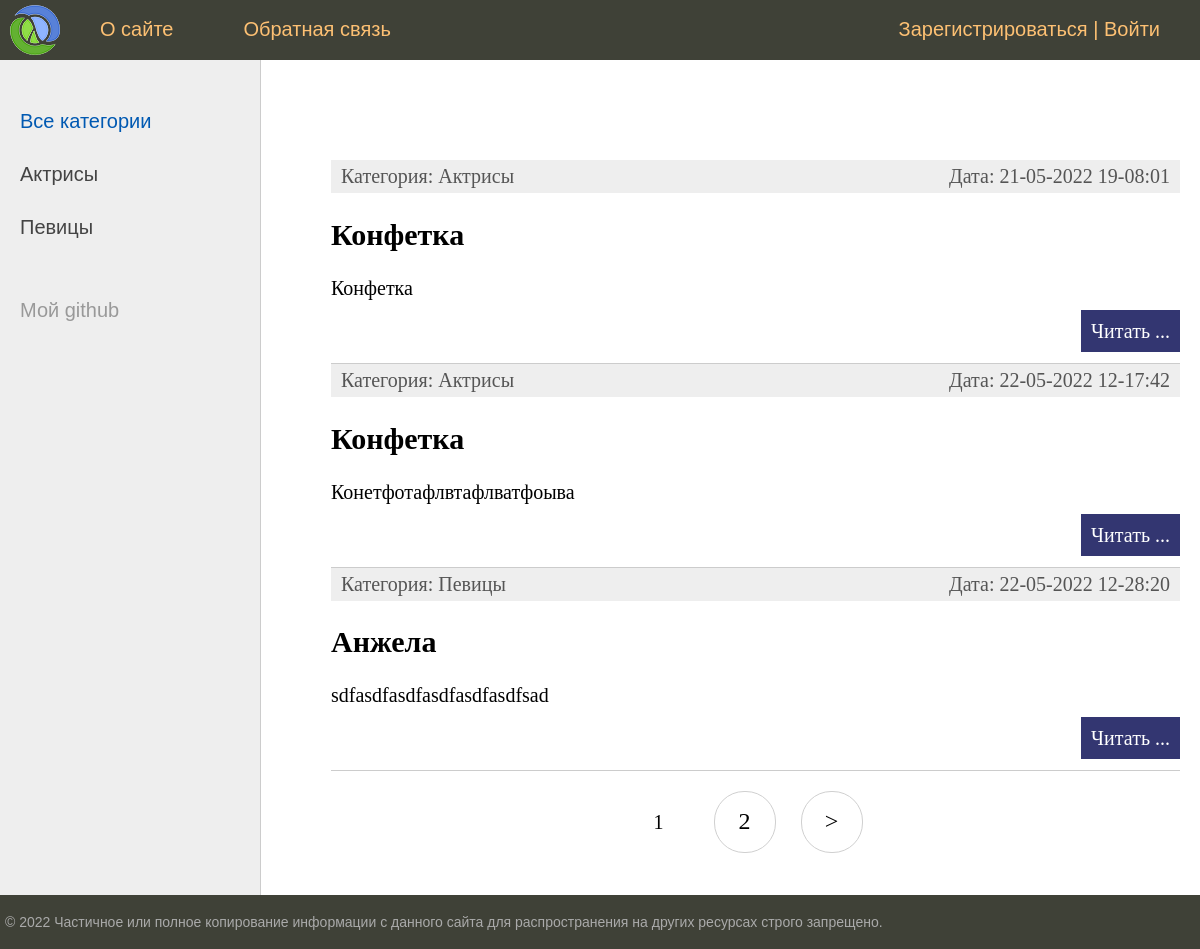
The page / on the database its author committed.
### app1/models.py (models this page shows, shortened)
class Category(models.Model):
    name = models.CharField(max_length=100, db_index=True, verbose_name='Категория')
    slug = models.SlugField(max_length=255, unique=True, db_index=True, verbose_name="URL")
    def __str__(self):
        return self.name
    def get_absolute_url(self):
        return reverse('category', kwargs={'cat_slug': self.slug})
    class Meta:
        verbose_name = 'Категория'
        verbose_name_plural = 'Категории'
        ordering = ['id']

class Women(models.Model):
    title = models.CharField(max_length=255, verbose_name='Заголовок')
    slug = models.SlugField(max_length=255, unique=True, db_index=True, verbose_name="URL")
    content = models.TextField(blank=True, verbose_name='Содержание')
    photo = models.ImageField(upload_to="photos/%Y/%m/%d/", blank=True, verbose_name='Фото')
    time_create = models.DateTimeField(auto_now_add=True, verbose_name='Время создания')
    time_update = models.DateTimeField(auto_now=True, verbose_name='Время изменения')
    is_published = models.BooleanField(default=True, verbose_name='Статус публикации')
    cat = models.ForeignKey('Category', on_delete=models.PROTECT, verbose_name='Категория')
    def get_absolute_url(self):
        return reverse('post', kwargs={'post_slug': self.slug})
    class Meta:
        verbose_name = 'Известные конфетки'
        verbose_name_plural = 'Известные конфетки'

### app1/views.py (the view)
# urls.py: path('', WomenHome.as_view(), name='home'),
class WomenHome(DataMixin, ListView):
    model = Women
    template_name = 'app1/index.html'
    context_object_name = 'posts'
    def get_context_data(self, *, object_list=None, **kwargs):
        context = super().get_context_data(**kwargs)
        c_def = self.get_user_context(title='Главная страница')
        context = dict(list(context.items()) + list(c_def.items()))
        return context
    def get_queryset(self):
        return Women.objects.filter(is_published=True)

### app1/utils.py (called while the page is built)
    def get_user_context(self, **kwargs):
        context = kwargs
        cats = Category.objects.annotate(Count('women'))
        user_menu = menu.copy()
        if not self.request.user.is_authenticated:
            user_menu.pop(1)
        context['menu'] = user_menu
        context['cats'] = cats
        if 'cat_selected' not in context:
            context['cat_selected'] = 0
        return context

### app1/templates/app1/index.html (shortened to what this page needs)
{% extends 'app1/base.html' %}
{% block content %}
    <ul class="list-articles">
        {% for i in posts %}
            <li>
                <div class="article-panel">
                    <p class="first">Категория: {{ i.cat }}</p>
                    <p class="last">Дата: {{ i.time_update|date:"d-m-Y H-i:s" }}</p>
                </div>
                <h2>{{ i.title }}</h2>
                <p>{{ i.content|linebreaks|truncatewords:60}}</p>
                <p class="link-read-post"><a href="{{ i.get_absolute_url }}">Читать ...</a></p>
            </li>
        {% endfor %}
    </ul>
{% endblock content %}

### app1/templates/app1/base.html (shortened to what this page needs)
{% load static %}
{% load app1_tags %}
<!DOCTYPE html>
<html>
<head>
	<link type="text/css" href="{% static 'app1/css/styles.css' %}" rel="stylesheet" />
</head>
<body>
    <table class="table-page" border=0 cellpadding="0" cellspacing="0">
        <tr><td valign=top>
                {% block mainmenu %}
                <div class="header">
                    <ul id="mainmenu" class="mainmenu">
                    <li class="logo"><a href="{% url 'home' %}"><div class="logo"></div></a></li>
                    {% for m in menu %}
                        <li><a href="{% url m.url_name %}">{{m.title}}</a></li>
                    {% endfor %}
                    <li class="last"><a href="{% url 'register' %}">Зарегистрироваться</a> | <a href="{% url 'login' %}">Войти</a></li>
                    </ul>
                </div>
                {% endblock mainmenu %}
        <table class="table-content" border=0 cellpadding="0" cellspacing="0">
        <tr>
            <td valign="top" class="left-chapters">
                <ul id="leftchapters">
                    {% if cat_selected == 0 %}
                    <li class="selected">Все категории</li>
                    {% else %}
                    <li><a href="{% url 'home' %}" >Все категории</a></li>
                    {% endif %}
                {% for c in cats %}
                    {% if c.women__count > 0 %}
                        {% if c.pk == cat_selected %}
                            <li class="selected">{{ c.name }}</li>
                        {% else %}
                            <li><a href="{{ c.get_absolute_url }}">{{ c.name }}</a></li>
                        {% endif %}
                    {% endif %}
                {% endfor %}
                    <li class="share">
                    <p>Мой github</p>
                    <a class="share-yt" href="https://github.com/GerasiMandMumu?tab=overview&from=2022-05-01&to=2022-05-17" target="_blank" rel="nofollow"></a>
                    </li>
                </ul>
            </td>
        <td valign="top" class="content">
	<div class="content-text">
        {% block content %}
        {% endblock %}
        {% if page_obj.has_other_pages %}
            <nav class="list-pages">
                <ul>
                    {% for p in paginator.page_range %}
                        {% if page_obj.number == p %}
                            <li class="page-num page-num-selected">{{ p }}</li>
                        {% elif p >= page_obj.number|add:-2 and p <= page_obj.number|add:2  %}
                            <li class="page-num">
                                <a href="?page={{ p }}">{{ p }}</a>
                            </li>
                        {% endif %}
                    {% endfor %}
                    {% if page_obj.has_next %}
                        <li class="page-num">
                            <a href="?page={{ page_obj.next_page_number }}">&gt;</a>
                        </li>
                    {% endif %}
                </ul>
            </nav>
        {% endif %}
	</div>
        </td></tr></table>
        </td></tr>
        <tr><td valign=top>
            <div id="footer">
                <p>&copy; 2022 Частичное или полное копирование информации с данного сайта для распространения на других ресурсах строго запрещено.</p>
            </div>
        </td></tr></table>
    </body>
</html>

### app1/static/app1/css/styles.css (style rules this page uses)
html, body { font-family: 'Arial'; margin: 0; padding: 0; height: 100%; width: 100%; color: #444; }
a { color: #0059b2; text-decoration: none; }
p.link-read-post { text-align: right; }
p.link-read-post a { padding: 10px; min-width: 100px; background: #333671; color: #fff; text-decoration: none; }
div.article-panel { background: #eee; padding: 5px 10px 5px 10px; box-sizing: border-box; overflow: hidden; color: #555; }
div.article-panel p.first { margin: 0; float: left; }
div.article-panel p.last { margin: 0; float: right; }
ul.list-articles { list-style: none; margin: 0; padding: 0; }
ul.list-articles li { border-bottom: 1px solid #ccc; }
.table-page { width: 100%; height: 100%; vertical-align: top; }
.table-page tr { height: 100%; }
.header { background: #3F4137; height: 60px; }
.logo { background: url('../images/logo.png') no-repeat 10px 5px; width: 70px; height: 60px; }
ul.mainmenu { list-style: none; margin: 0; padding: 0; height: 60px; color: #fdc073; font-size: 20px; overflow: hidden; }
ul.mainmenu li { float: left; margin: 18px 40px 0 30px; }
ul.mainmenu li.logo { margin: 0; }
ul.mainmenu li.last { float: right; }
ul.mainmenu li a { color: #fdc073; text-decoration: none; }
.table-content { width: 100%; min-height: 100%; height: 100%; }
.left-chapters { margin: 0; background: #eee; border-right: 1px solid #ccc; min-height: 100%; }
.left-chapters ul { width: 230px; min-height: 100%; margin: 0; padding: 20px 10px 10px 20px; list-style: none; font-size: 20px; }
.left-chapters ul li { margin: 30px 0 0 0; color: #999; }
.left-chapters ul li.selected { color: #0059b2; }
.left-chapters ul li a { color: #444; text-decoration: none; }
.left-chapters ul li.share { margin: 60px 0 0 0; }
.left-chapters ul li.share p { margin: 30px 0 30px 0; }
.left-chapters ul li.share a { display: inline-block; width: 40px; height: 40px; margin: 0 20px 0 0; }
.left-chapters ul li.share a.share-yt { width: 100%; height: 30px; background: url('../images/share_yt.png') no-repeat 0 0 }
.content { padding: 40px 20px 20px 40px; width: 100%; box-sizing: border-box; }
.content-text { margin: 60px 0 0 30px; color: #000; font-size: 20px; font-family: Yandex Sans Display Light; }
#footer { box-sizing: border-box; background: #3F4137; padding: 5px; color: #aaa; font-size: 14px; font-family: Verdana, Geneva, Arial, Helvetica; text-align: left; overflow: hidden; }
.list-pages { text-align: center; margin: 0 0 20px 0; }
.list-pages ul { margin: 20px 0 0 0; padding: 0; list-style: none; }
.list-pages ul li { display: inline-block; margin: 0 20px 0 0; }
.list-pages a { color: #000; font-size: 24px; text-decoration: none; }
.list-pages .page-num, .page-num-selected { display: inline-block; width: 60px; height: 44px; padding: 16px 0 0 0; border: 1px solid #d0d0d0; border-radius: 30px; }
.list-pages .page-num-selected { border: none; color: #000; font-size: 20px; }

### rows shown on the page
Category: name "Актрисы"
Category: name "Певицы"
Women: cat "Актрисы", time_update "21-05-2022 19-08:01", title "Конфетка", content "Конфетка"
Women: cat "Актрисы", time_update "22-05-2022 12-17:42", title "Конфетка", content "Конетфотафлвтафлватфоыва"
Women: cat "Певицы", time_update "22-05-2022 12-28:20", title "Анжела", content "sdfasdfasdfasdfasdfasdfsad"

### other values the page prints
{{ m.title }} "О сайте" "Обратная связь"
{{ p }} "1"
{{ p }} "2"
